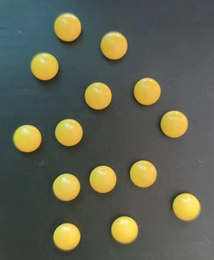
%> input picture 005-ImageCount/img.jpg, 214 x 260 px, shrunk from 1279 x 1553 before the run
$ octave main.m   (GNU Octave 9; MATLAB toolbox functions it lacks are replaced by stand-ins)
%> lines starting %> are read from the running program, lines starting %| are printed output that depends on the picture
%> the answer given: ../005-ImageCount/img.jpg
%> further down, img is the input picture: size 260x214x3 uint8; mean R, G, B 94.6, 96.9, 80.4
### 004-MultiScaleRetinex/multiScaleRetinex.m
%% 多尺度 Retinex 图像增强算法（MSR）
function outputImage = multiScaleRetinex(image, sigma, weights)
%> called with sigma = [15 80 250]
% 原理: R_MSR = Σ w_k × SSR(image, σ_k)
%       对每个尺度 σ_k 做单尺度 Retinex，再按权重加权求和，
%       兼顾小尺度细节和大尺度色彩保真度。
%       最后做全局 min-max 拉伸到 [0, 255]。
% 输入:
%   image    - 输入图像，uint8 类型，支持灰度和彩色 (RGB)
%              通常由 imread 直接读入
%   sigma    - 高斯核标准差向量，控制各尺度的平滑程度
%              例如: [15, 80, 250]
%              若为标量 (如 80)，退化为单尺度 Retinex
%   weights  - (可选) 各尺度的融合权重，默认等权
%              例如: [0.3, 0.3, 0.4]
%              长度必须与 sigma 相同
% 输出:
%   outputImage - 增强后的图像，uint8 类型，单张图像矩阵
% 参数检查
if ~isa(image, 'uint8')
    error('输入图像必须为 uint8 类型，通常由 imread 直接获得。');
end
[height, width, channels] = size(image);
%> height = 260; width = 214; channels = 3
% 确保 sigma 为行向量
sigma = sigma(:)';
numScales = length(sigma);
% 权重处理：未提供则等权
if nargin < 3 || isempty(weights)
    weights = ones(1, numScales) / numScales;
else
    weights = weights(:)' / sum(weights(:));  % 归一化
    if length(weights) ~= numScales
        error('weights 的长度必须与 sigma 相同。');
    end
end
% 转为 double 并归一化到 [0, 1]
imageDouble = im2double(image);
% 初始化 MSR 累加器
msrAccumulator = zeros(height, width, channels);
% 逐尺度、逐通道计算 SSR 并加权累加
for s = 1:numScales
    currentSigma = sigma(s);
    currentWeight = weights(s);
    % 计算高斯核（3-sigma 原则）
    kernelSize = 2 * ceil(3 * currentSigma) + 1;
    kernelSize = min(kernelSize, min(height, width));
    if mod(kernelSize, 2) == 0
        kernelSize = kernelSize + 1;
    end
    gaussianKernel = fspecial('gaussian', kernelSize, currentSigma);
    % 逐通道做 SSR
    for ch = 1:channels
        currentChannel = imageDouble(:, :, ch);
        % log(I)
        logChannel = log(currentChannel + eps);
        % log(I * G)
        illumination = imfilter(currentChannel, gaussianKernel, 'replicate');
        logIllumination = log(illumination + eps);
        % log(R) = log(I) - log(L)
        logReflectance = logChannel - logIllumination;
        % R = exp(log(R))，加权累加
        msrAccumulator(:, :, ch) = msrAccumulator(:, :, ch) + currentWeight * exp(logReflectance);
    end
end
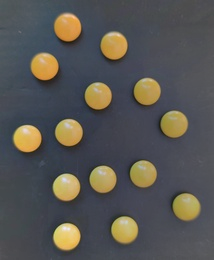
%> msrAccumulator: size 260x214x3 double; mean R, G, B 1.03, 1.02, 0.978; drawn with min black and max white
% 后处理：全局 min-max 线性拉伸到 [0, 1]
minVal = min(msrAccumulator(:));
%> minVal = 6.98e-16
maxVal = max(msrAccumulator(:));
%> maxVal = 3.01
if maxVal > minVal
    msrAccumulator = (msrAccumulator - minVal) / (maxVal - minVal);
else
    msrAccumulator = zeros(height, width, channels);
end
% 转回 uint8 输出
outputImage = uint8(msrAccumulator * 255);
end

### 004-MultiScaleRetinex/main.m
%% 对图像执行多尺度 Retinex 图像增强，支持灰度和彩色图像
clc;clear;close all;
%% 导入待去雾图像
[fileName, pathName] = uigetfile({'*.jpg;*.png'}, 'Select image');
img = imread([pathName, fileName]);
%% 调用 multiScaleRetinex 函数处理
sigma = [15, 80, 250];
img_msr = multiScaleRetinex(img, sigma);
imshow(img_msr);title('结果');
